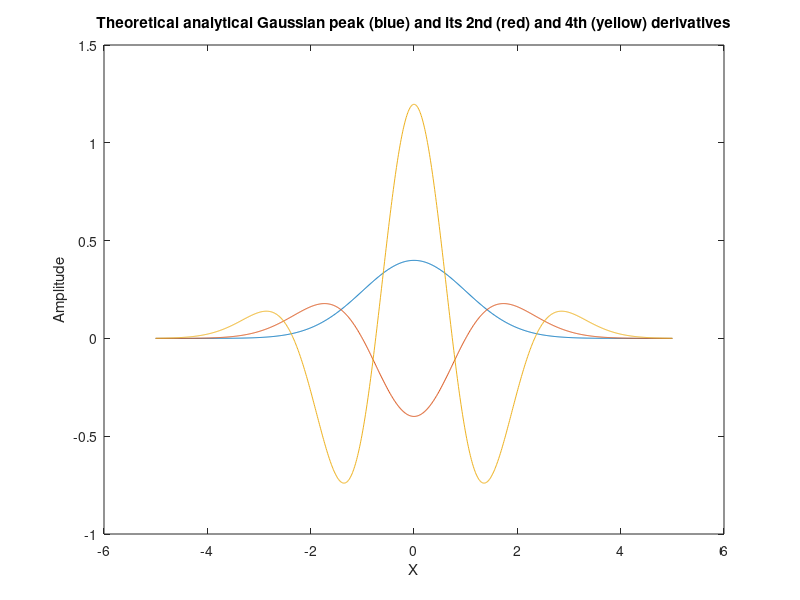

Recreate this plot in MATLAB. (Note: this script raises an error after producing the figure.)
format compact
format short g
deltax=.01;
x=-5:deltax:5;
mu=0;
sigma=1;
disp(' ')
disp('ANALYTICAL DERIVATIVES')
% Analytical expressions for Gaussian and its derivatives (from Wolfram
% Alpha, e.g. http://www.wolframalpha.com/input/?i=second+derivative+of+gaussian)
% g=Gaussian
g= exp(-(x - mu).^2./(2.*sigma.^2))./(sqrt(2.*pi).*sigma);
% gd2=2nd derivative of Gaussian
gd2=(((x-mu).^2.*exp(-(x-mu).^2./(2*sigma.^2)))./sigma.^4-exp(-(x - mu).^2./(2*sigma.^2))./sigma.^2)./(sqrt(2*pi)*sigma);
% gd4=4th derivative of Gaussian
gd4=((((x - mu).^4.*exp(-(x - mu).^2./(2*sigma.^2)))./sigma.^8 - (6*(x - mu).^2.*exp(-(x - mu).^2./(2.*sigma.^2)))./sigma.^6 + (3.*exp(-(x - mu).^2./(2.*sigma.^2)))./sigma.^4)./(sqrt(2.*pi)*sigma));
figure(1);clf
plot(x,g,x,gd2,x,gd4)
title('Theoretical analytical Gaussian peak (blue) and its 2nd (red) and 4th (yellow) derivatives')
xlabel('X');ylabel('Amplitude')

% Numerical derivatives
disp(' ')
disp('NUMERICAL DERIVATIVES by repeated application of first differentation')
% Second derivative is two successive first differentations of the original
% Gaussian g
nd2=derivxy(x,derivxy(x,g));
figure(2)
plot(x,gd2,x,nd2,'.')
title('Numerical 2 x 1st derivatives (red dots) vs analytical 2nd derivative (Blue line) ')
xlabel('X');ylabel('Amplitude')
PercentDifference2nd=100*(max(gd2)-max(nd2))/max(nd2)
figure(3)
% Fourth derivative is two successive first differentations of the second derivative ndg.
nd4=derivxy(x,derivxy(x,nd2));
plot(x,gd4,x,nd4,'.');
title('Numerical 2 x 2nd derivatives (red dots) vs analytical 4th derivative (Blue line)')
xlabel('X');ylabel('Amplitude')
PercentDifference4th=100*(max(gd4)-max(nd4))/max(nd4)
figure(4)
 plot(x,gd4,x,deriv4(g)/deltax^4,'.')
title('Numerical 4nd derivative in one step using deriv4.m (red dots) vs analytical 4th derivative (Blue line)')
xlabel('X');ylabel('Amplitude')